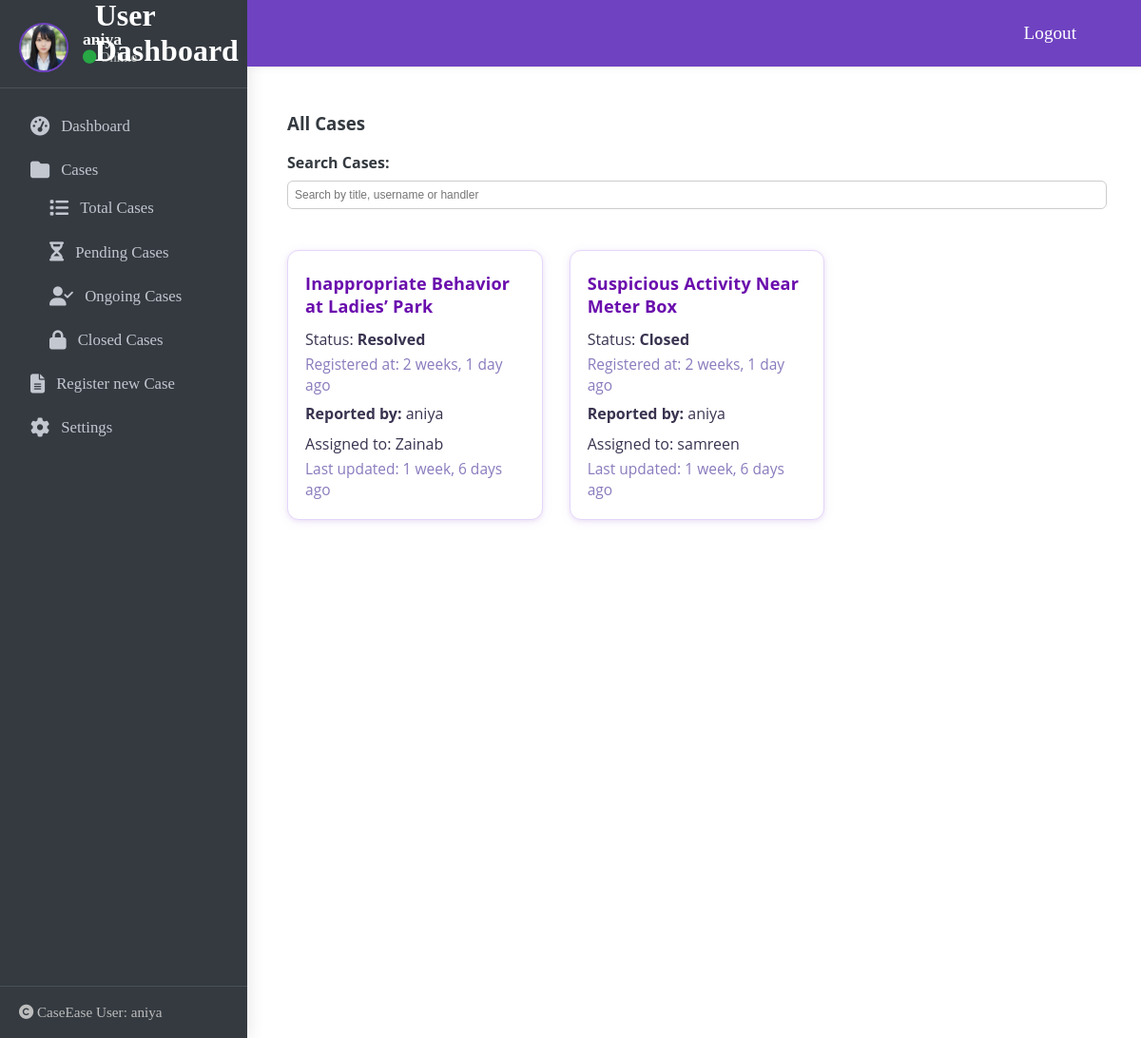
The app's page /accounts/user/cases/ (signed in) with its own data.
### accounts/models.py (models this page shows, shortened)
class CustomUser(AbstractUser):
    role = models.CharField(max_length=10, choices=ROLE_CHOICES, default='user')
    profile_image = models.ImageField(upload_to='profile_images/', null=True, blank=True)
    phone_number = models.CharField(max_length=15, null=True, blank=True)

### cases/models.py (models this page shows, shortened)
class Case(models.Model):
    STATUS_CHOICES = [
        ('Pending', 'Pending'),
        ('Approved', 'Approved'),
        ('In Progress', 'In Progress'),
        ('Waiting for Info', 'Waiting for Info'),
        ('Resolved', 'Resolved'),
        ('Closed', 'Closed'),
    ]
    status = FSMField(choices=STATUS_CHOICES, default='Pending')
    title = models.CharField(max_length=200)
    description = models.TextField()
    location = models.CharField(max_length=200, null=True, blank=True)
    incident_date = models.DateField(null=True, blank=True)
    uploaded_file = models.FileField(upload_to='case_files/', null=True, blank=True)
    is_anonymous = models.BooleanField(default=False)
    suspect_name = models.CharField(max_length=200, null=True, blank=True)
    witnesses = models.TextField(null=True, blank=True)
    progress_notes = models.TextField(null=True, blank=True)
    report_file = models.FileField(upload_to='reports/', null=True, blank=True)
    created_at = models.DateTimeField(auto_now_add=True)
    updated_at = models.DateTimeField(auto_now=True)
    created_by = models.ForeignKey(
        settings.AUTH_USER_MODEL,
        on_delete=models.CASCADE,
        related_name='cases_created'
    )
    assigned_to = models.ForeignKey(
        settings.AUTH_USER_MODEL,
        null=True,
        blank=True,
        on_delete=models.SET_NULL,
        related_name='cases_assigned',
        limit_choices_to={'groups__name': 'handler'}
    )
    history = HistoricalRecords()

### accounts/views.py (the view)
# urls.py: path('user/cases/', views.UserAllCasesView.as_view(), name='user_all_cases'),
class UserAllCasesView(LoginRequiredMixin, TemplateView):
    template_name = 'accounts/users/all_cases.html'
    def get_context_data(self, **kwargs):
        user = self.request.user
        query = self.request.GET.get('q')  # Get the search input
        all_cases = Case.objects.filter(created_by=user)
        if query:
            all_cases = all_cases.filter(
                Q(title__icontains=query) |
                Q(assigned_to__username__icontains=query)
            )
        context = super().get_context_data(**kwargs)
        context.update({
            'cases': all_cases,
            'all_count': all_cases.count(),
            'ongoing_count': all_cases.exclude(status='Closed').count(),
            'closed_count': all_cases.filter(status='Closed').count(),
        })
        return context

### accounts/templates/accounts/users/all_cases.html (shortened to what this page needs)
{% load static %}
{% load humanize %}
{% block content %}
<div class="dashboard-container">
  {% include 'accounts/user_sidebar.html' %}
  <div class="main-section">
    <h3>All Cases</h3>
    <form method="get" class="dropdown">
      <label>Search Cases:</label>
      <input type="text" name="q" placeholder="Search by title, username or handler" value="{{ request.GET.q }}">
    </form>
    <div class="cases-grid">
    {% for case in cases %}
      <div class="card">
        {% if case.pk %}
          <a href="{% url 'case_detail' case.pk %}">{{ case.title }}</a>
        {% else %}
          {{ case.title }}
        {% endif %}
        <p>Status: <strong>{{ case.status }}</strong></p>
        <small>Registered at: {{ case.created_at|naturaltime }}</small>
        {% if case.is_anonymous %}
          <p><strong>Reported by:</strong> Anonymous</p>
        {% else %}
          <p><strong>Reported by:</strong> {{ case.created_by.username }}</p>
        {% endif %}
        <p>Assigned to: {{ case.assigned_to.username|default:'Not Assigned' }}</p>
        <small>Last updated: {{ case.updated_at|naturaltime }}</small>
      </div>
    {% empty %}
      <p>No cases found.</p>
    {% endfor %}
    </div>
  </div>
</div>
{% endblock %}

### accounts/templates/accounts/user_sidebar.html (shortened to what this page needs)
{% load static%}
<link rel="stylesheet" href="https://cdnjs.cloudflare.com/ajax/libs/font-awesome/6.4.0/css/all.min.css">
<aside class="admin-sidebar">
<div class="top-navbar">
  <div class="dashboard-header">
      <h2> User Dashboard </h2>
      <a href="{% url 'logout' %}" style="color:#fff; font-size:1.2rem;">Logout</a>
    </div>
</div>
  <div class="user-panel">
   {% if user.profile_image %}
      <img src="{{ user.profile_image.url }}" alt="User Avatar">
    {% else %}
      <img src="{% static 'images/avatar.png' %}" alt="User Avatar">
    {% endif %}
    <div class="info">
      <span>{{ request.user.username|default:'User' }}</span>
      <small><i class="fa fa-circle text-success" style="color:#28a745"></i> Online</small>
    </div>
  </div>
  <nav>
    <ul>
      <li><a href="{% url 'user_dashboard' %}" ><i class="fa fa-tachometer-alt"></i> Dashboard</a></li>
      <li><a href="#"><i class="fa fa-folder"></i> Cases</a>
        <ul style="padding-left:20px;">
          <li><a href="{% url 'user_all_cases' %}"><i class="fa fa-list"></i> Total Cases</a></li>
          <li><a href="{% url 'user_pending_cases' %}"><i class="fa fa-hourglass-half"></i> Pending Cases</a></li>
          <li><a href="{% url 'user_ongoing_cases' %}"><i class="fa fa-user-check"></i> Ongoing Cases</a></li>
          <li><a href="{% url 'user_closed_cases' %}"><i class="fa fa-lock"></i> Closed Cases</a></li>
        </ul>
      </li>
      <li><a href="{% url 'register_case' %}"><i class="fas fa-file-alt"></i> Register new Case</a>
      <li><a href="{% url 'view_user_profile' %}"><i class="fa fa-cog"></i> Settings</a></li>
    </ul>
  </nav>
  <div class="sidebar-footer">
    <i class="fa fa-copyright"></i> CaseEase User: {{request.user.username|default:'User'}}
  </div>
</aside>

### accounts/templates/accounts/users/all_cases.html (style rules this page uses)
.dashboard-container { display: flex; align-items: stretch; min-height: 100vh; margin: 0; width: 100vw; max-width: 100vw; box-sizing: border-box; height: 100vh; overflow: auto; }
.admin-sidebar { width: 260px; background: #343a40; color: #fff; border-radius: 14px 0 0 14px; box-shadow: 2px 0 16px rgba(0,0,0,0.10); display: flex; flex-direction: column; justify-content: flex-start; min-height: 100vh; position: relative; z-index: 2; }
.main-section { flex: 1; background: #fff; padding: 40px 44px 40px 44px; border-radius: 0 14px 14px 0; box-shadow: 0 2px 16px rgba(0,0,0,0.07); min-height: 100vh; min-width: 0; margin-top: 50px; margin-left: 250px; display: flex; flex-direction: column; justify-content: flex-start; font-family: 'Open Sans', sans-serif; font-size: 16px; color: #343a40; }
.cases-grid { display: grid; grid-template-columns: repeat(3, 1fr); gap: 28px; margin-top: 18px; margin-bottom: 18px; }
.card { background: #fff; border-left: 6px solid #6A0DAD; border-radius: 12px; box-shadow: 0 2px 12px 0 rgba(106,13,173,0.08), 0 1.5px 4px 0 rgba(106,13,173,0.07); padding: 22px 20px 18px 18px; display: flex; flex-direction: column; transition: box-shadow 0.2s, transform 0.2s; border: 1.5px solid #e4d6fa; overflow: hidden; min-width: 0; }
.card h4, .card a { margin: 0 0 6px 0; color: #6A0DAD; font-size: 1.13em; font-weight: 700; letter-spacing: 0.2px; text-decoration: none; transition: color 0.2s; word-break: break-word; }
.card p { margin: 6px 0 4px 0; color: #3a3350; font-size: 1em; }
.card small { color: #8a7bbd; font-size: 0.97em; display: block; margin-bottom: 2px; }
.dropdown { margin-bottom: 25px; }
.dropdown label { font-weight: bold; display: block; margin-bottom: 8px; }
.dropdown input[type="text"] { width: 100%; padding: 7px; border-radius: 6px; border: 1px solid #ccc; font-size: 12px; box-sizing: border-box; }

### accounts/templates/accounts/user_sidebar.html (style rules this page uses)
.admin-sidebar { width: 260px; background: #343a40; color: #fff; position: fixed; top: 0; left: 0; height: 100vh; min-height: 100vh; border-radius: 0; box-shadow: 2px 0 16px rgba(0,0,0,0.10); display: flex; flex-direction: column; padding: 0; z-index: 1000; }
.top-navbar { position: fixed; top: 0; left: 260px; right: 0; height: 70px; background: #6f42c1; border-bottom: 1px solid #eee; box-shadow: 0 2px 8px rgba(0,0,0,0.04); display: flex; align-items: center; justify-content: flex-end; padding: 0 40px; z-index: 1100; }
.top-navbar .dashboard-header { display: flex; align-items: center; justify-content: space-between; margin-top: 20px; margin-bottom: 20px; }
.top-navbar .dashboard-header h2 { color: #fff; font-weight: 800; font-size: 2em; margin-right: 21cm; }
.admin-sidebar .user-panel { display: flex; align-items: center; padding: 24px 20px 16px 20px; border-bottom: 1px solid #495057; }
.admin-sidebar .user-panel img { width: 48px; height: 48px; border-radius: 50%; margin-right: 15px; border: 2px solid #6f42c1; }
.admin-sidebar .user-panel .info { display: flex; flex-direction: column; }
.admin-sidebar .user-panel .info span { font-weight: 700; font-size: 1.1em; }
.admin-sidebar .user-panel .info small { color: #bdbdbd; font-size: 0.9em; }
.admin-sidebar nav { flex: 1; padding: 20px 0 0 0; }
.admin-sidebar ul { list-style: none; padding: 0 0 0 0; margin: 0; }
.admin-sidebar li { margin-bottom: 6px; }
.admin-sidebar a { color: #c2c7d0; text-decoration: none; display: flex; align-items: center; padding: 10px 28px; font-size: 1.05em; border-left: 4px solid transparent; transition: background 0.2s, border-color 0.2s; }
.admin-sidebar a i { margin-right: 12px; font-size: 1.2em; }
.admin-sidebar .sidebar-footer { padding: 18px 20px; border-top: 1px solid #495057; font-size: 0.95em; color: #bdbdbd; }

### records on screen
CustomUser: profile_image (picture), user.username "aniya"
Case: title "Inappropriate Behavior at Ladies’ Park", status "Resolved", created_at "2 weeks, 1 day ago", created_by.username "aniya", assigned_to.username "Zainab", updated_at "1 week, 6 days ago"
Case: title "Suspicious Activity Near Meter Box", status "Closed", created_at "2 weeks, 1 day ago", created_by.username "aniya", assigned_to.username "samreen", updated_at "1 week, 6 days ago"
